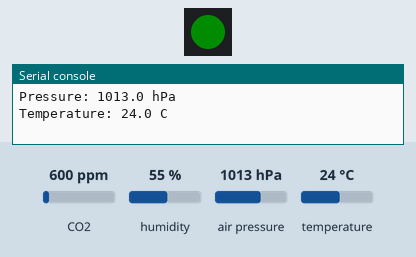
This program was run on a simulated CircuitPython board. Parts: 1 RGB LEDs in strip order, left to right, the last lines printed to the serial console. The inputs (shaded band) are chosen by the test bench; at power-on: CO2 600 ppm, humidity 55 %, air pressure 1013 hPa, temperature 24 °C. Dim RGB values are drawn brighter than linear; the clock reads 2024-03-15 10:24:30 at power-on unless the program sets it; files the program writes start out absent.

Above: at 1.2 s.
1.3 s: CO2 set to 1050 ppm
At 6.3 s:
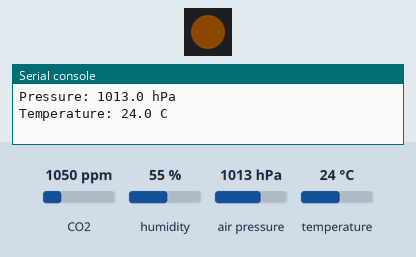
7.5 s: CO2 set to 2350 ppm
12.5 s: CO2 set to 987 ppm
17.5 s: CO2 set to 452 ppm
At 21.8 s:
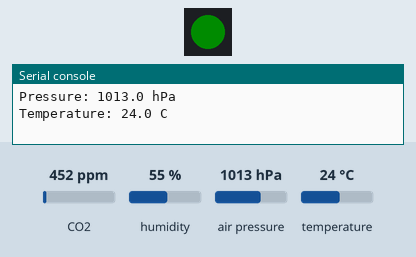
22.5 s: CO2 set to 1700 ppm
At 27.0 s:
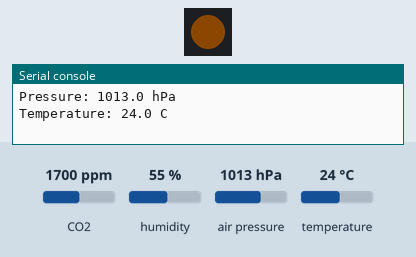
Timing chart, 0 to 28.5 s (numbered marks = the images above; inputs shaded):
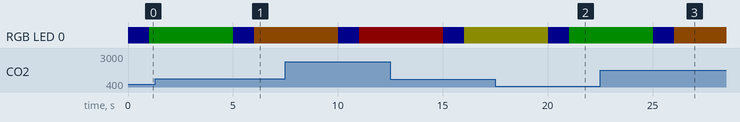

The program:

code.py
```python
## CO2 data logger with a temperature, pressure and altimer sensor

import time
import board
import busio
import digitalio
import adafruit_scd30 #CO2 sensor
import adafruit_bmp280 #Temperature, pressure and altimeter sensor
import adafruit_pcf8523 #Realtime clock (RTC)
import adafruit_sdcard #data storage
import storage
import neopixel #light

# define constant variables
days = ("Sunday", "Monday", "Tuesday", "Wednesday", "Thursday", "Friday", "Saturday")

# CO2 warning levels (ppm)
poor = 2000
fair = 1000
good = 700

# pin for SPI chip select line to wake up SD card. You'll need to change this pin if name or niumber you aren't using D10 on your controller.
sd_cs = board.D10

# set up the SPI and I2C communicaations protocols
spi = busio.SPI(board.SCK, MOSI=board.MOSI, MISO=board.MISO)
cs = digitalio.DigitalInOut(sd_cs)
i2c = busio.I2C(board.SCL, board.SDA)

# set up the sensors and data logger
scd = adafruit_scd30.SCD30(i2c) #0x61 address
bmp280 = adafruit_bmp280.Adafruit_BMP280_I2C(i2c) # 0x77
bmp280.sea_level_pressure = 1013.25 # calibrate the pressure

rtc = adafruit_pcf8523.PCF8523(i2c)  # 0x68
sdcard = adafruit_sdcard.SDCard(spi, cs)
vfs = storage.VfsFat(sdcard)

# mount the SD card to save files in the /sd folder
storage.mount(vfs, "/sd")

# setup the neopixel. This code will need to be changed if you
# use a microcontroller other than an Adafruit feather
pixels = neopixel.NeoPixel(board.NEOPIXEL, n=1, brightness=0.05, auto_write=False)

# Create a CSV data loger file. The file name includes the date, hour and min in the name.
# i.e If we started logging on April 14, 2021 at 8:30 am the file would be saved in: co2log_2021_04_14-08-30.csv

# record the current date and time.
t = rtc.datetime

# create the name of the csv file that will log the data
filename = "co2log_" + f"{t.tm_year}-{t.tm_mon:02d}-{t.tm_mday:02d}_{t.tm_hour:02d}-{t.tm_min:02d}" + ".csv"

# print out the file name to the serial port, for testing on your computer.
print("logging to: ", filename)

# create for the csv file with a header with the names for all the variables.
with open("/sd/" + filename, "w") as f:
    f.write("date, time, altitude, CO2, humidity, pressure, temperature\n")

# take measurements from the sensors. Write the values to the monitor and add to the data logger
while True:

    pixels.fill((0, 0, 255)) # Blue light indicator when writing to the SD card. Don't unplug if the blue light is on!
    pixels.show()

    # record the date and time.
    t = rtc.datetime

    # check if data is available
    if scd.data_available:

        # save data to SD card
        with open("/sd/" + filename, "a") as f:
            f.write(f"{t.tm_year}-{t.tm_mon:02d}-{t.tm_mday:02d},") # year
            f.write(f"{t.tm_hour:02d}-{t.tm_min:02d}-{t.tm_sec:02d},") # month
            f.write(f"{bmp280.altitude:1f},{scd.CO2:1f},{scd.relative_humidity:1f},{bmp280.pressure:1f},{bmp280.temperature:1f}\n")

        # print to serial monitor (if connected)
        print("%s %d/%d/%d %02d:%02d:%02d" % (days[t.tm_wday], t.tm_mday, t.tm_mon, t.tm_year, t.tm_hour, t.tm_min, t.tm_sec))
        print("Altitude: %0.1f meters" % bmp280.altitude)
        print("CO2: %0.1f ppm" % scd.CO2)
        print("Humidity: %0.1f %%rH" % scd.relative_humidity)
        print("Pressure: %0.1f hPa" % bmp280.pressure)
        print("Temperature: %0.1f C" % bmp280.temperature)
        print("")

    time.sleep(1)

    # CO2 color warnings for Dotpixel
    if scd.CO2 > poor:
        pixels.fill((255, 0, 0)) # red. Yikes!
    elif scd.CO2 > fair:
        pixels.fill((255, 126, 0)) # orange
    elif scd.CO2 > good:
        pixels.fill((255, 255, 0)) # yellow
    else: # very good
        pixels.fill((0, 255, 0)) # green
    pixels.show()

    time.sleep(4)
```
